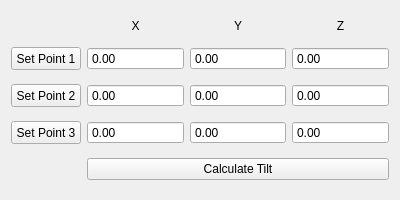
<?xml version="1.0" encoding="UTF-8"?>
<ui version="4.0">
 <class>tilt_correction_widget</class>
 <widget class="QWidget" name="tilt_correction_widget">
  <property name="geometry">
   <rect>
    <x>0</x>
    <y>0</y>
    <width>400</width>
    <height>200</height>
   </rect>
  </property>
  <property name="windowTitle">
   <string>Tilt Correction</string>
  </property>
  <layout class="QGridLayout" name="gridLayout">
   <item row="3" column="0">
    <widget class="QPushButton" name="set_point_3_pushButton">
     <property name="sizePolicy">
      <sizepolicy hsizetype="Preferred" vsizetype="Preferred">
       <horstretch>0</horstretch>
       <verstretch>0</verstretch>
      </sizepolicy>
     </property>
     <property name="minimumSize">
      <size>
       <width>50</width>
       <height>0</height>
      </size>
     </property>
     <property name="maximumSize">
      <size>
       <width>70</width>
       <height>16777215</height>
      </size>
     </property>
     <property name="text">
      <string>Set Point 3</string>
     </property>
    </widget>
   </item>
   <item row="1" column="1">
    <widget class="ScienDSpinBox" name="point_1_axis_1_scienDSpinBox">
     <property name="enabled">
      <bool>true</bool>
     </property>
     <property name="sizePolicy">
      <sizepolicy hsizetype="Expanding" vsizetype="Fixed">
       <horstretch>0</horstretch>
       <verstretch>0</verstretch>
      </sizepolicy>
     </property>
     <property name="minimumSize">
      <size>
       <width>70</width>
       <height>0</height>
      </size>
     </property>
     <property name="maximumSize">
      <size>
       <width>16777215</width>
       <height>16777215</height>
      </size>
     </property>
     <property name="readOnly">
      <bool>true</bool>
     </property>
     <property name="buttonSymbols">
      <enum>QAbstractSpinBox::NoButtons</enum>
     </property>
     <property name="decimals">
      <number>2</number>
     </property>
     <property name="maximum">
      <double>200.000000000000000</double>
     </property>
    </widget>
   </item>
   <item row="1" column="0">
    <widget class="QPushButton" name="set_point_1_pushButton">
     <property name="sizePolicy">
      <sizepolicy hsizetype="Preferred" vsizetype="Preferred">
       <horstretch>0</horstretch>
       <verstretch>0</verstretch>
      </sizepolicy>
     </property>
     <property name="minimumSize">
      <size>
       <width>50</width>
       <height>0</height>
      </size>
     </property>
     <property name="maximumSize">
      <size>
       <width>70</width>
       <height>16777215</height>
      </size>
     </property>
     <property name="text">
      <string>Set Point 1</string>
     </property>
    </widget>
   </item>
   <item row="2" column="3">
    <widget class="ScienDSpinBox" name="point_2_axis_3_scienDSpinBox">
     <property name="enabled">
      <bool>true</bool>
     </property>
     <property name="sizePolicy">
      <sizepolicy hsizetype="Expanding" vsizetype="Fixed">
       <horstretch>0</horstretch>
       <verstretch>0</verstretch>
      </sizepolicy>
     </property>
     <property name="minimumSize">
      <size>
       <width>70</width>
       <height>0</height>
      </size>
     </property>
     <property name="maximumSize">
      <size>
       <width>16777215</width>
       <height>16777215</height>
      </size>
     </property>
     <property name="readOnly">
      <bool>true</bool>
     </property>
     <property name="buttonSymbols">
      <enum>QAbstractSpinBox::NoButtons</enum>
     </property>
     <property name="decimals">
      <number>2</number>
     </property>
     <property name="minimum">
      <double>-100.000000000000000</double>
     </property>
     <property name="maximum">
      <double>100.000000000000000</double>
     </property>
    </widget>
   </item>
   <item row="2" column="2">
    <widget class="ScienDSpinBox" name="point_2_axis_2_scienDSpinBox">
     <property name="enabled">
      <bool>true</bool>
     </property>
     <property name="sizePolicy">
      <sizepolicy hsizetype="Expanding" vsizetype="Fixed">
       <horstretch>0</horstretch>
       <verstretch>0</verstretch>
      </sizepolicy>
     </property>
     <property name="minimumSize">
      <size>
       <width>70</width>
       <height>0</height>
      </size>
     </property>
     <property name="maximumSize">
      <size>
       <width>16777215</width>
       <height>16777215</height>
      </size>
     </property>
     <property name="readOnly">
      <bool>true</bool>
     </property>
     <property name="buttonSymbols">
      <enum>QAbstractSpinBox::NoButtons</enum>
     </property>
     <property name="decimals">
      <number>2</number>
     </property>
     <property name="maximum">
      <double>200.000000000000000</double>
     </property>
    </widget>
   </item>
   <item row="1" column="3">
    <widget class="ScienDSpinBox" name="point_1_axis_3_scienDSpinBox">
     <property name="enabled">
      <bool>true</bool>
     </property>
     <property name="sizePolicy">
      <sizepolicy hsizetype="Expanding" vsizetype="Fixed">
       <horstretch>0</horstretch>
       <verstretch>0</verstretch>
      </sizepolicy>
     </property>
     <property name="minimumSize">
      <size>
       <width>70</width>
       <height>0</height>
      </size>
     </property>
     <property name="maximumSize">
      <size>
       <width>16777215</width>
       <height>16777215</height>
      </size>
     </property>
     <property name="readOnly">
      <bool>true</bool>
     </property>
     <property name="buttonSymbols">
      <enum>QAbstractSpinBox::NoButtons</enum>
     </property>
     <property name="decimals">
      <number>2</number>
     </property>
     <property name="minimum">
      <double>-100.000000000000000</double>
     </property>
     <property name="maximum">
      <double>100.000000000000000</double>
     </property>
    </widget>
   </item>
   <item row="1" column="2">
    <widget class="ScienDSpinBox" name="point_1_axis_2_scienDSpinBox">
     <property name="enabled">
      <bool>true</bool>
     </property>
     <property name="sizePolicy">
      <sizepolicy hsizetype="Expanding" vsizetype="Fixed">
       <horstretch>0</horstretch>
       <verstretch>0</verstretch>
      </sizepolicy>
     </property>
     <property name="minimumSize">
      <size>
       <width>70</width>
       <height>0</height>
      </size>
     </property>
     <property name="maximumSize">
      <size>
       <width>16777215</width>
       <height>16777215</height>
      </size>
     </property>
     <property name="readOnly">
      <bool>true</bool>
     </property>
     <property name="buttonSymbols">
      <enum>QAbstractSpinBox::NoButtons</enum>
     </property>
     <property name="decimals">
      <number>2</number>
     </property>
     <property name="maximum">
      <double>200.000000000000000</double>
     </property>
    </widget>
   </item>
   <item row="3" column="3">
    <widget class="ScienDSpinBox" name="point_3_axis_3_scienDSpinBox">
     <property name="enabled">
      <bool>true</bool>
     </property>
     <property name="sizePolicy">
      <sizepolicy hsizetype="Expanding" vsizetype="Fixed">
       <horstretch>0</horstretch>
       <verstretch>0</verstretch>
      </sizepolicy>
     </property>
     <property name="minimumSize">
      <size>
       <width>70</width>
       <height>0</height>
      </size>
     </property>
     <property name="maximumSize">
      <size>
       <width>16777215</width>
       <height>16777215</height>
      </size>
     </property>
     <property name="readOnly">
      <bool>true</bool>
     </property>
     <property name="buttonSymbols">
      <enum>QAbstractSpinBox::NoButtons</enum>
     </property>
     <property name="decimals">
      <number>2</number>
     </property>
     <property name="minimum">
      <double>-100.000000000000000</double>
     </property>
     <property name="maximum">
      <double>100.000000000000000</double>
     </property>
    </widget>
   </item>
   <item row="4" column="1" colspan="3">
    <widget class="QPushButton" name="calculate_tilt_pushButton">
     <property name="sizePolicy">
      <sizepolicy hsizetype="Expanding" vsizetype="Fixed">
       <horstretch>0</horstretch>
       <verstretch>0</verstretch>
      </sizepolicy>
     </property>
     <property name="text">
      <string>Calculate Tilt</string>
     </property>
    </widget>
   </item>
   <item row="3" column="1">
    <widget class="ScienDSpinBox" name="point_3_axis_1_scienDSpinBox">
     <property name="enabled">
      <bool>true</bool>
     </property>
     <property name="sizePolicy">
      <sizepolicy hsizetype="Expanding" vsizetype="Fixed">
       <horstretch>0</horstretch>
       <verstretch>0</verstretch>
      </sizepolicy>
     </property>
     <property name="minimumSize">
      <size>
       <width>70</width>
       <height>0</height>
      </size>
     </property>
     <property name="maximumSize">
      <size>
       <width>16777215</width>
       <height>16777215</height>
      </size>
     </property>
     <property name="readOnly">
      <bool>true</bool>
     </property>
     <property name="buttonSymbols">
      <enum>QAbstractSpinBox::NoButtons</enum>
     </property>
     <property name="decimals">
      <number>2</number>
     </property>
     <property name="maximum">
      <double>200.000000000000000</double>
     </property>
    </widget>
   </item>
   <item row="2" column="0">
    <widget class="QPushButton" name="set_point_2_pushButton">
     <property name="sizePolicy">
      <sizepolicy hsizetype="Preferred" vsizetype="Preferred">
       <horstretch>0</horstretch>
       <verstretch>0</verstretch>
      </sizepolicy>
     </property>
     <property name="minimumSize">
      <size>
       <width>50</width>
       <height>0</height>
      </size>
     </property>
     <property name="maximumSize">
      <size>
       <width>70</width>
       <height>16777215</height>
      </size>
     </property>
     <property name="text">
      <string>Set Point 2</string>
     </property>
    </widget>
   </item>
   <item row="2" column="1">
    <widget class="ScienDSpinBox" name="point_2_axis_1_scienDSpinBox">
     <property name="enabled">
      <bool>true</bool>
     </property>
     <property name="sizePolicy">
      <sizepolicy hsizetype="Expanding" vsizetype="Fixed">
       <horstretch>0</horstretch>
       <verstretch>0</verstretch>
      </sizepolicy>
     </property>
     <property name="minimumSize">
      <size>
       <width>70</width>
       <height>0</height>
      </size>
     </property>
     <property name="maximumSize">
      <size>
       <width>16777215</width>
       <height>16777215</height>
      </size>
     </property>
     <property name="readOnly">
      <bool>true</bool>
     </property>
     <property name="buttonSymbols">
      <enum>QAbstractSpinBox::NoButtons</enum>
     </property>
     <property name="decimals">
      <number>2</number>
     </property>
     <property name="maximum">
      <double>200.000000000000000</double>
     </property>
    </widget>
   </item>
   <item row="3" column="2">
    <widget class="ScienDSpinBox" name="point_3_axis_2_scienDSpinBox">
     <property name="enabled">
      <bool>true</bool>
     </property>
     <property name="sizePolicy">
      <sizepolicy hsizetype="Expanding" vsizetype="Fixed">
       <horstretch>0</horstretch>
       <verstretch>0</verstretch>
      </sizepolicy>
     </property>
     <property name="minimumSize">
      <size>
       <width>70</width>
       <height>0</height>
      </size>
     </property>
     <property name="maximumSize">
      <size>
       <width>16777215</width>
       <height>16777215</height>
      </size>
     </property>
     <property name="readOnly">
      <bool>true</bool>
     </property>
     <property name="buttonSymbols">
      <enum>QAbstractSpinBox::NoButtons</enum>
     </property>
     <property name="decimals">
      <number>2</number>
     </property>
     <property name="maximum">
      <double>200.000000000000000</double>
     </property>
    </widget>
   </item>
   <item row="0" column="1">
    <widget class="QLabel" name="axis_1_label">
     <property name="sizePolicy">
      <sizepolicy hsizetype="Preferred" vsizetype="Fixed">
       <horstretch>0</horstretch>
       <verstretch>0</verstretch>
      </sizepolicy>
     </property>
     <property name="text">
      <string>X</string>
     </property>
     <property name="alignment">
      <set>Qt::AlignCenter</set>
     </property>
    </widget>
   </item>
   <item row="0" column="2">
    <widget class="QLabel" name="axis_2_label">
     <property name="sizePolicy">
      <sizepolicy hsizetype="Preferred" vsizetype="Fixed">
       <horstretch>0</horstretch>
       <verstretch>0</verstretch>
      </sizepolicy>
     </property>
     <property name="text">
      <string>Y</string>
     </property>
     <property name="alignment">
      <set>Qt::AlignCenter</set>
     </property>
    </widget>
   </item>
   <item row="0" column="3">
    <widget class="QLabel" name="axis_3_label">
     <property name="sizePolicy">
      <sizepolicy hsizetype="Preferred" vsizetype="Fixed">
       <horstretch>0</horstretch>
       <verstretch>0</verstretch>
      </sizepolicy>
     </property>
     <property name="text">
      <string>Z</string>
     </property>
     <property name="alignment">
      <set>Qt::AlignCenter</set>
     </property>
    </widget>
   </item>
  </layout>
 </widget>
 <customwidgets>
  <customwidget>
   <class>ScienDSpinBox</class>
   <extends>QDoubleSpinBox</extends>
   <header>qtwidgets.scientific_spinbox.h</header>
  </customwidget>
 </customwidgets>
 <resources/>
 <connections/>
</ui>
